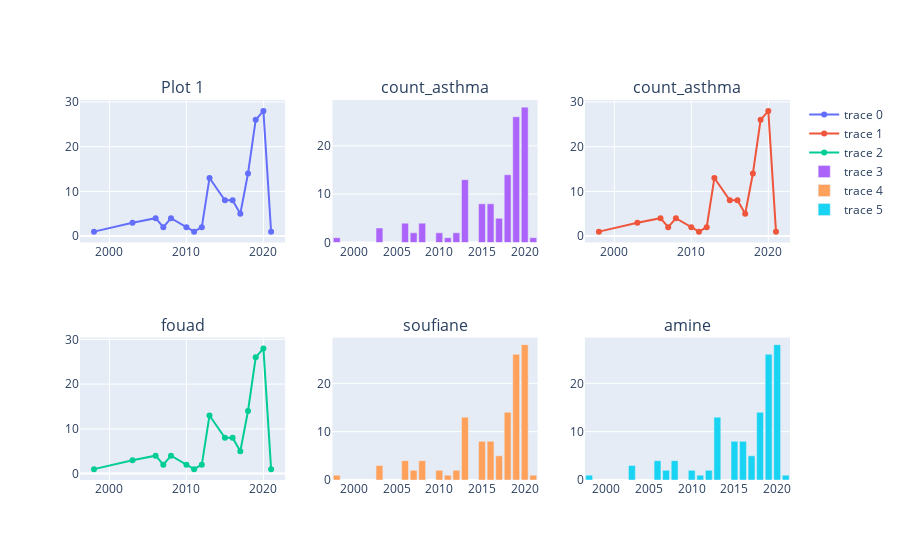

The code cell stored with this chart in its notebook:
### Code cell
# 'count_asthma'
df6=df_dat_them[['Annee','count_asthma']]
df6= df6[df6['count_asthma'] >= 1]
df6 = df6.groupby(['Annee']).count_asthma.sum().reset_index()
fig6 = make_subplots(rows=2, cols=3, subplot_titles=['Plot 1','count_asthma', 'count_asthma', 'fouad','soufiane','amine'])
fig6.add_scatter(x=df6['Annee'], y= df6['count_asthma'], row=1, col=1)
fig6.add_scatter(x=df6['Annee'], y= df6['count_asthma'], row=1, col=3)
fig6.add_scatter(x=df6['Annee'], y= df6['count_asthma'], row=2, col=1)
fig6.add_bar(x=df6['Annee'], y=df6['count_asthma'], row=1,col=2)
fig6.add_bar(x=df6['Annee'], y=df6['count_asthma'], row=2,col=2)
fig6.add_bar(x=df6['Annee'], y=df6['count_asthma'], row=2,col=3)

### Figure 1 — Plotly figure (JSON) as saved in the notebook; plotly's stock layout.template omitted (floating-point values rounded to 4 significant figures)
{"data": [{"type": "scatter", "x": [1998, 2003, 2006, 2007, 2008, 2010, 2011, 2012, 2013, 2015, 2016, 2017, 2018, 2019, 2020, 2021], "xaxis": "x", "y": [1, 3, 4, 2, 4, 2, 1, 2, 13, 8, 8, 5, 14, 26, 28, 1], "yaxis": "y"}, {"type": "scatter", "x": [1998, 2003, 2006, 2007, 2008, 2010, 2011, 2012, 2013, 2015, 2016, 2017, 2018, 2019, 2020, 2021], "xaxis": "x3", "y": [1, 3, 4, 2, 4, 2, 1, 2, 13, 8, 8, 5, 14, 26, 28, 1], "yaxis": "y3"}, {"type": "scatter", "x": [1998, 2003, 2006, 2007, 2008, 2010, 2011, 2012, 2013, 2015, 2016, 2017, 2018, 2019, 2020, 2021], "xaxis": "x4", "y": [1, 3, 4, 2, 4, 2, 1, 2, 13, 8, 8, 5, 14, 26, 28, 1], "yaxis": "y4"}, {"type": "bar", "x": [1998, 2003, 2006, 2007, 2008, 2010, 2011, 2012, 2013, 2015, 2016, 2017, 2018, 2019, 2020, 2021], "xaxis": "x2", "y": [1, 3, 4, 2, 4, 2, 1, 2, 13, 8, 8, 5, 14, 26, 28, 1], "yaxis": "y2"}, {"type": "bar", "x": [1998, 2003, 2006, 2007, 2008, 2010, 2011, 2012, 2013, 2015, 2016, 2017, 2018, 2019, 2020, 2021], "xaxis": "x5", "y": [1, 3, 4, 2, 4, 2, 1, 2, 13, 8, 8, 5, 14, 26, 28, 1], "yaxis": "y5"}, {"type": "bar", "x": [1998, 2003, 2006, 2007, 2008, 2010, 2011, 2012, 2013, 2015, 2016, 2017, 2018, 2019, 2020, 2021], "xaxis": "x6", "y": [1, 3, 4, 2, 4, 2, 1, 2, 13, 8, 8, 5, 14, 26, 28, 1], "yaxis": "y6"}], "layout": {"annotations": [{"font": {"size": 16}, "showarrow": false, "text": "Plot 1", "x": 0.1444, "xanchor": "center", "xref": "paper", "y": 1, "yanchor": "bottom", "yref": "paper"}, {"font": {"size": 16}, "showarrow": false, "text": "count_asthma", "x": 0.5, "xanchor": "center", "xref": "paper", "y": 1, "yanchor": "bottom", "yref": "paper"}, {"font": {"size": 16}, "showarrow": false, "text": "count_asthma", "x": 0.8556, "xanchor": "center", "xref": "paper", "y": 1, "yanchor": "bottom", "yref": "paper"}, {"font": {"size": 16}, "showarrow": false, "text": "fouad", "x": 0.1444, "xanchor": "center", "xref": "paper", "y": 0.375, "yanchor": "bottom", "yref": "paper"}, {"font": {"size": 16}, "showarrow": false, "text": "soufiane", "x": 0.5, "xanchor": "center", "xref": "paper", "y": 0.375, "yanchor": "bottom", "yref": "paper"}, {"font": {"size": 16}, "showarrow": false, "text": "amine", "x": 0.8556, "xanchor": "center", "xref": "paper", "y": 0.375, "yanchor": "bottom", "yref": "paper"}], "xaxis": {"anchor": "y", "domain": [0, 0.2889]}, "xaxis2": {"anchor": "y2", "domain": [0.3556, 0.6444]}, "xaxis3": {"anchor": "y3", "domain": [0.7111, 1]}, "xaxis4": {"anchor": "y4", "domain": [0, 0.2889]}, "xaxis5": {"anchor": "y5", "domain": [0.3556, 0.6444]}, "xaxis6": {"anchor": "y6", "domain": [0.7111, 1]}, "yaxis": {"anchor": "x", "domain": [0.625, 1]}, "yaxis2": {"anchor": "x2", "domain": [0.625, 1]}, "yaxis3": {"anchor": "x3", "domain": [0.625, 1]}, "yaxis4": {"anchor": "x4", "domain": [0, 0.375]}, "yaxis5": {"anchor": "x5", "domain": [0, 0.375]}, "yaxis6": {"anchor": "x6", "domain": [0, 0.375]}}}
